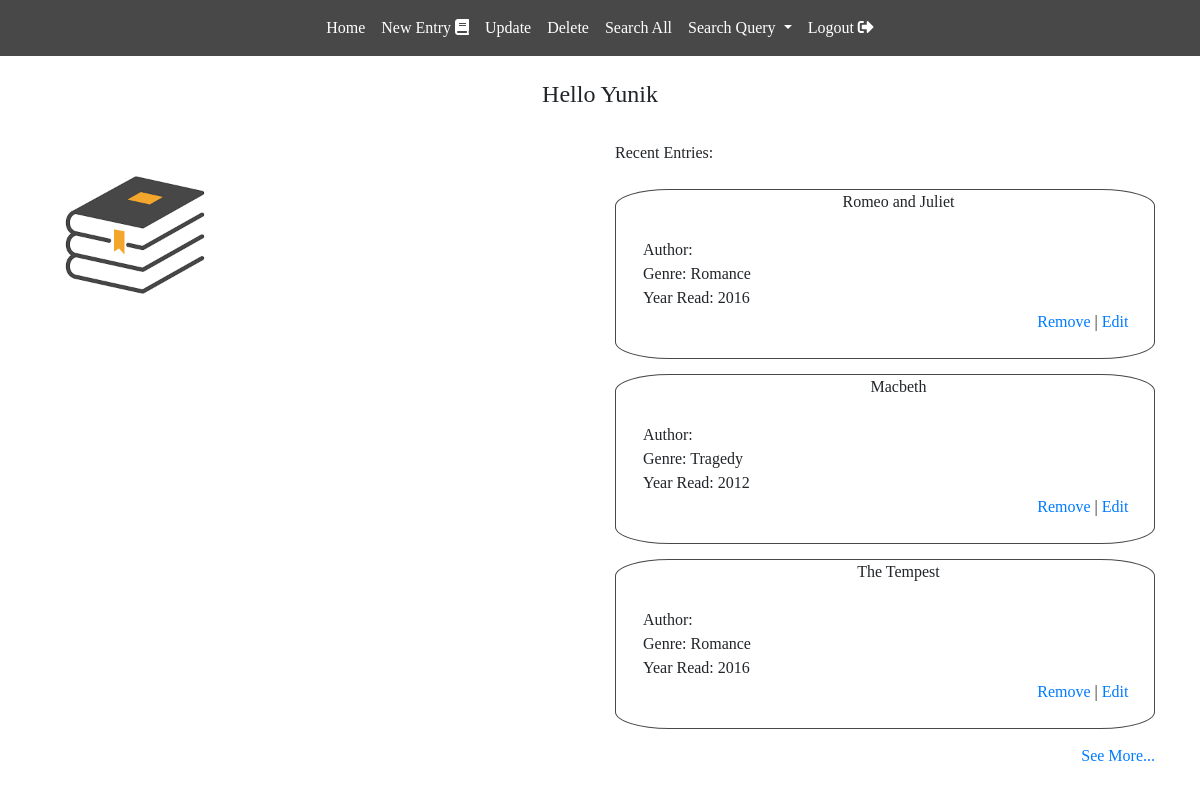
The page /home.php (signed in) on the database its author committed.
### tables this page shows
CREATE TABLE Users_Books (
    User_ID int NOT NULL,
    Book_ID int NOT NULL,
    Year_Read int,
    PRIMARY KEY (User_ID,Book_ID)
);

CREATE TABLE Books (
    Book_ID int NOT NULL,
    ISBN char(50),
    Book_Name char(50),
    Author_ID int,
    Genre_ID int,
    PRIMARY KEY (Book_ID)
);

CREATE TABLE Genre (
    Genre_ID int NOT NULL,
    GenreN char(50) NOT NULL,
    PRIMARY KEY (Genre_ID)
);

### home.php (the view, shortened to what this page needs)
<?php
    include_once('included_functions.php');
        $mysqli=db_connection();
        $user_id = (int)$_SESSION['user_id'];
        $query = "select * ";
        $query .= "from Users_Books natural join Books natural join Author natural join Genre";
        $result=$mysqli->query($query);
?>
    <div class="left-img">
    </div>
    <br />
    <h4><center><?php echo"Hello ".$_SESSION['fname'];?></center></h4>
    <div class='container'>
        <div class="row">
            <div class = "col-lg-6 col-md-5">
            </div>
            <div class = "col-lg-6 col-md-7 col-sm-12 col-xs-12">
                <br />Recent Entries: <br /><br />
                <?php
                    $b=0;
                    while($row = $result->fetch()){
                        if ($row['User_ID']==$user_id && ($b < 3)){
                            echo"<div class='books'>
                                <center>".$row['Book_Name']."<br /></center><br />
                                Author: ".$row['FName']." ".$row['LName']."<br />
                                Genre: ".$row['GenreN']."<br />
                                Year Read: ".$row['Year_Read']."<br />
                                <div style='text-align:right; padding-right:5%;'>
                                    <a href='#'>Remove</a> | <a href='#'>Edit</a>
                                </div>
                                <br/>
                            </div>";
                            $b=$b+1;
                        }
                    }
                echo "<div style='text-align:right;'><a href='booksread.php'>See More...</a></div><br />";
                ?>
            </div>
        </div>
    </div>

### css/main.css (style rules this page uses)
body { font-family: cursive !important; margin-top: 0; padding-top: 0; height: 100%; }
@media only screen and (min-width:750px) { .left-img { top: 20%; left:5%; background-image: url("../images/Books.png"); background-size: cover; background-repeat: no-repeat; width: 150px; height: 150px; opacity: 0.9; position: fixed; z-index: -1; } }
.books { border: solid 1px #484848; border-radius: 10%; padding-left: 5%; margin-bottom: 15px !important; }

### rows shown on the page
users_books: Book_ID.Book_Name "Romeo and Juliet", genre.GenreN "Romance", Year_Read "2016"
users_books: Book_ID.Book_Name "Macbeth", genre.GenreN "Tragedy", Year_Read "2012"
users_books: Book_ID.Book_Name "The Tempest", genre.GenreN "Romance", Year_Read "2016"

### other values the page prints
$_SESSION['fname'] "Yunik"
